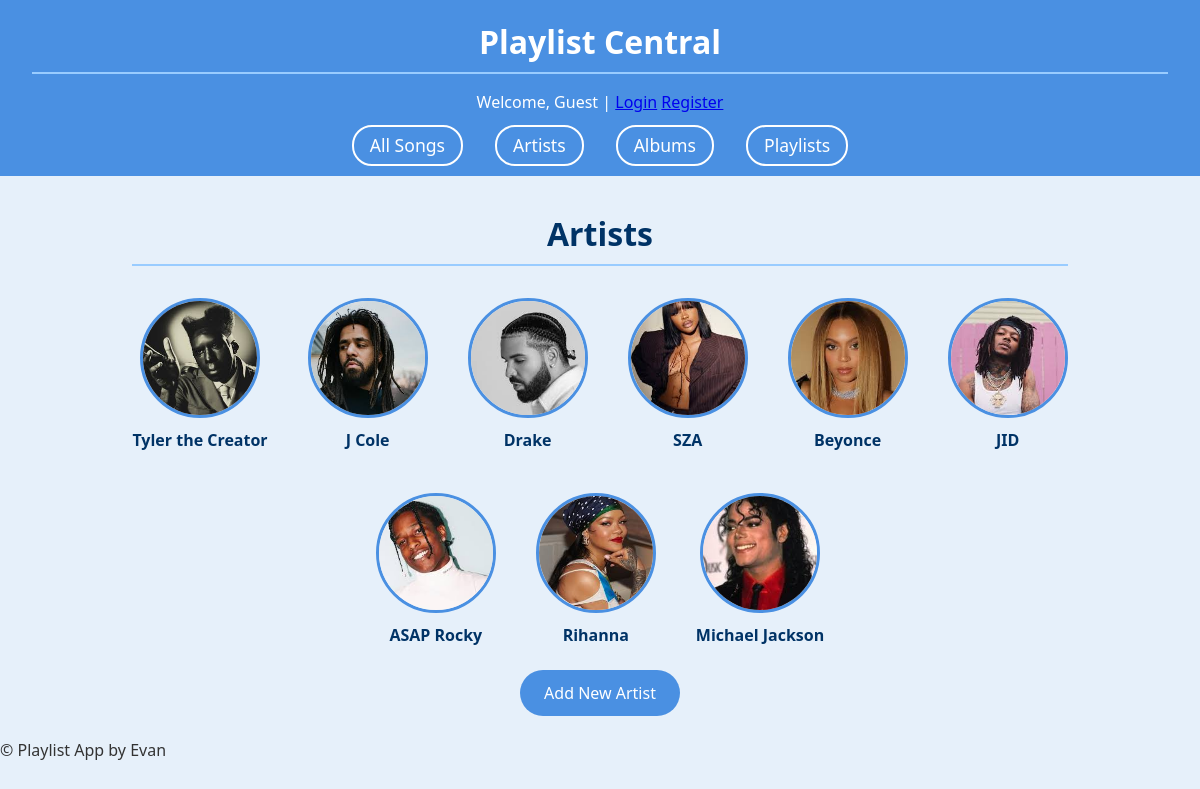
Before: /playlist/artists/ with the older database file.
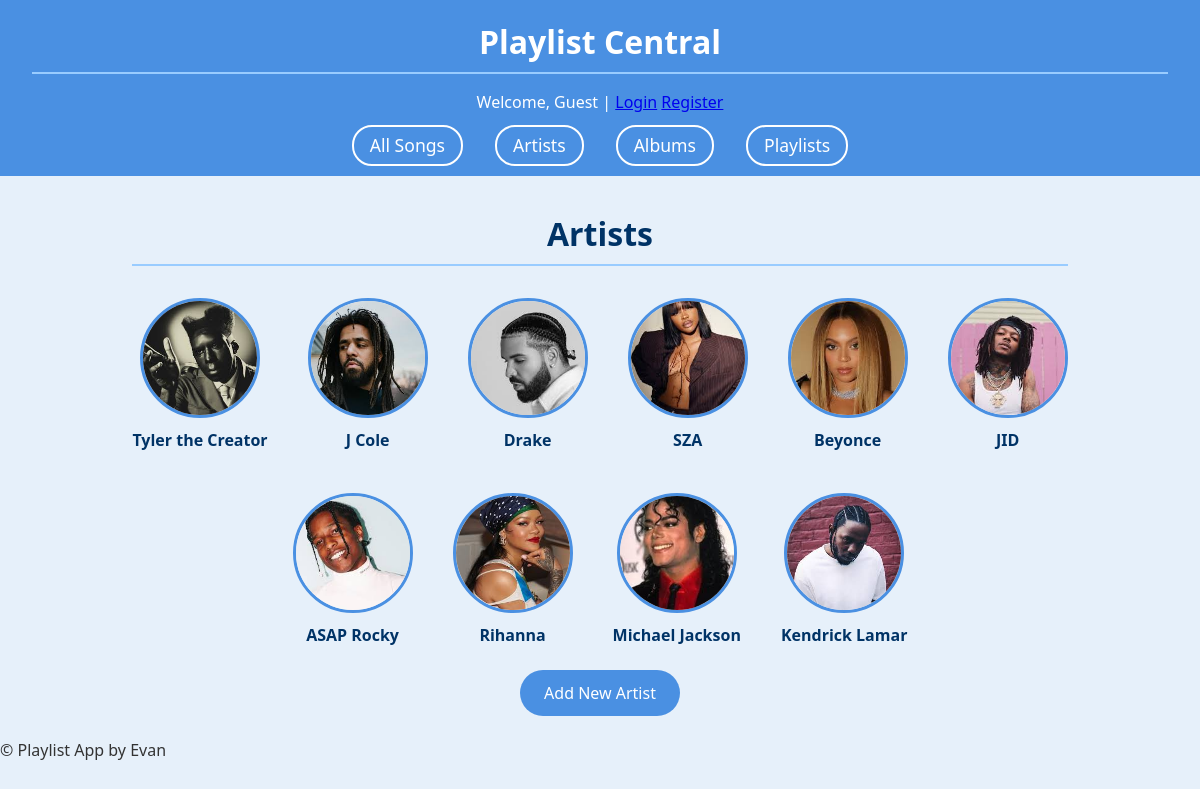
After: the same page with the newer database file.
### cs412/playlist/models.py (models this page shows, shortened)
class Artist(models.Model):
    name = models.CharField(max_length=100)
    hometown = models.CharField(max_length=100, blank=True, null=True)
    height = models.CharField(max_length=20, blank=True, null=True)
    debut_year = models.IntegerField(blank=True, null=True)
    profile_image = models.ImageField(upload_to='artist_profiles/', blank=True, null=True)

### cs412/playlist/views.py (the view)
# urls.py: path('artists/', views.ArtistListView.as_view(), name='artist_list'),
class ArtistListView(ListView):
    model = Artist
    template_name = 'playlist/artist_list.html'
    context_object_name = 'artists'

### cs412/playlist/templates/playlist/artist_list.html
{% extends 'playlist/base.html' %}
{% block content %}
<h1>Artists</h1>
<div class="artist-gallery">
    {% for artist in artists %}
        <a href="{% url 'playlist:artist_detail' artist.pk %}" class="artist-bubble">
            {% if artist.profile_image %}
                <img src="{{ artist.profile_image.url }}" alt="{{ artist.name }}">
            {% else %}
                <div class="no-artist-image">No Image</div>
            {% endif %}
            <p class="artist-name">{{ artist.name }}</p>
        </a>
    {% empty %}
        <p>No artists available.</p>
    {% endfor %}
</div>
<div class="create-button-wrapper">
    <a href="{% url 'playlist:add_artist' %}" class="button"> Add New Artist</a>
</div>
{% endblock %}

Changed rows visible on the page:
added Artist: profile_image (picture), name "Kendrick Lamar"
